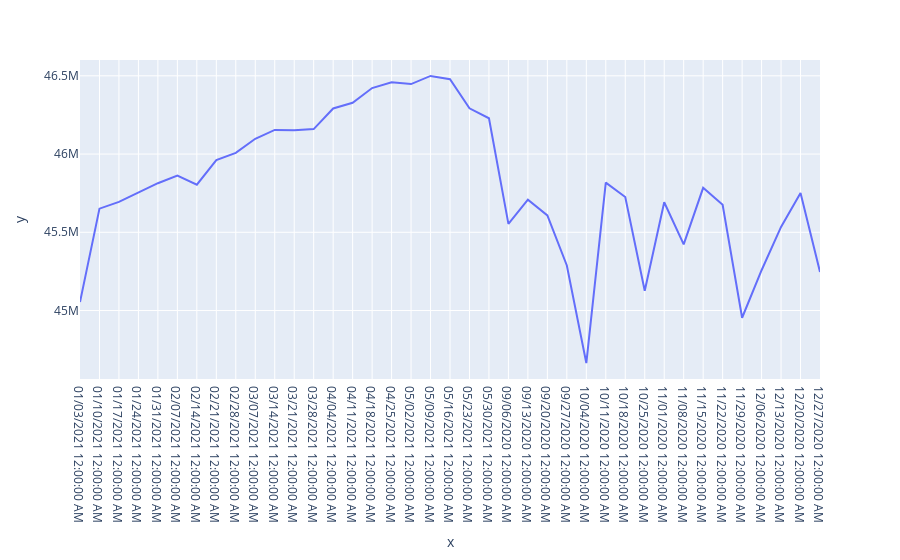

Write notebook code for a chart like this one.
### Markdown cell above
### 3. Колебания в количестве учеников по времени

### Code cell
data3 = ds[['week', 'student_count']].groupby('week').sum()

print(data3['student_count'].values)

fig = px.line(x=data3.index, y=data3['student_count'].values)
fig.show()

### Figure 1 — Plotly figure (JSON) as saved in the notebook; plotly's stock layout.template omitted (floating-point values rounded to 4 significant figures)
{"data": [{"hovertemplate": "x=%{x}<br>y=%{y}<extra></extra>", "legendgroup": "", "line": {"color": "#636efa", "dash": "solid"}, "marker": {"symbol": "circle"}, "mode": "lines", "name": "", "orientation": "v", "showlegend": false, "type": "scatter", "x": ["01/03/2021 12:00:00 AM", "01/10/2021 12:00:00 AM", "01/17/2021 12:00:00 AM", "01/24/2021 12:00:00 AM", "01/31/2021 12:00:00 AM", "02/07/2021 12:00:00 AM", "02/14/2021 12:00:00 AM", "02/21/2021 12:00:00 AM", "02/28/2021 12:00:00 AM", "03/07/2021 12:00:00 AM", "03/14/2021 12:00:00 AM", "03/21/2021 12:00:00 AM", "03/28/2021 12:00:00 AM", "04/04/2021 12:00:00 AM", "04/11/2021 12:00:00 AM", "04/18/2021 12:00:00 AM", "04/25/2021 12:00:00 AM", "05/02/2021 12:00:00 AM", "05/09/2021 12:00:00 AM", "05/16/2021 12:00:00 AM", "05/23/2021 12:00:00 AM", "05/30/2021 12:00:00 AM", "09/06/2020 12:00:00 AM", "09/13/2020 12:00:00 AM", "09/20/2020 12:00:00 AM", "09/27/2020 12:00:00 AM", "10/04/2020 12:00:00 AM", "10/11/2020 12:00:00 AM", "10/18/2020 12:00:00 AM", "10/25/2020 12:00:00 AM", "11/01/2020 12:00:00 AM", "11/08/2020 12:00:00 AM", "11/15/2020 12:00:00 AM", "11/22/2020 12:00:00 AM", "11/29/2020 12:00:00 AM", "12/06/2020 12:00:00 AM", "12/13/2020 12:00:00 AM", "12/20/2020 12:00:00 AM", "12/27/2020 12:00:00 AM"], "xaxis": "x", "y": [45053811, 45651014, 45693974, 45754220, 45813572, 45862206, 45804462, 45961883, 46007364, 46097763, 46154007, 46152157, 46159368, 46291323, 46327408, 46421763, 46458839, 46447218, 46499140, 46478701, 46292124, 46228713, 45554157, 45708316, 45608170, 45288085, 44664300, 45817045, 45725419, 45126595, 45691856, 45422631, 45784334, 45675450, 44953787, 45257596, 45534139, 45750626, 45246316], "yaxis": "y"}], "layout": {"legend": {"tracegroupgap": 0}, "margin": {"t": 60}, "xaxis": {"anchor": "y", "domain": [0, 1], "title": {"text": "x"}}, "yaxis": {"anchor": "x", "domain": [0, 1], "title": {"text": "y"}}}}
